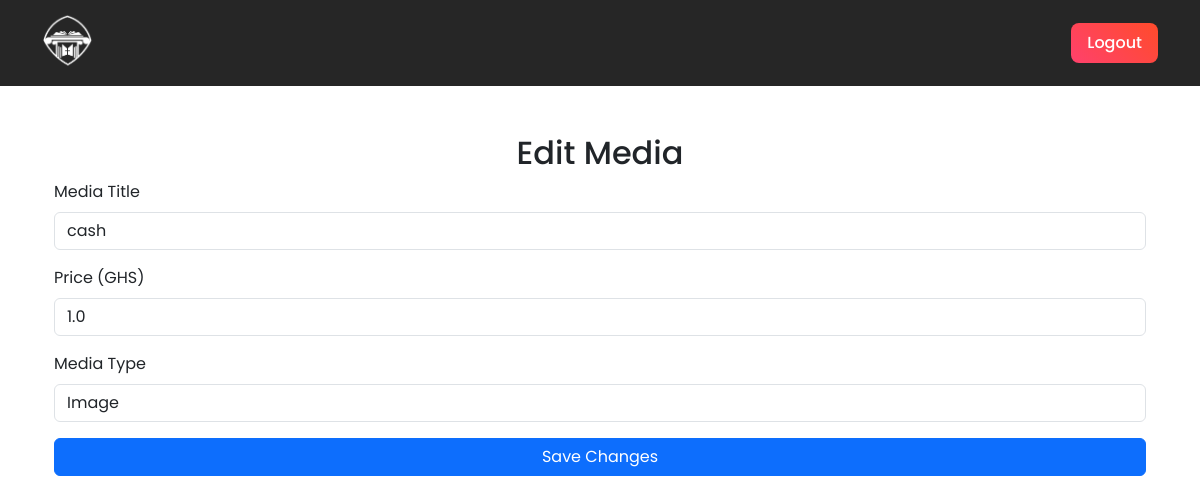
The page /edit_media/2 (signed in) on the database as committed earlier.
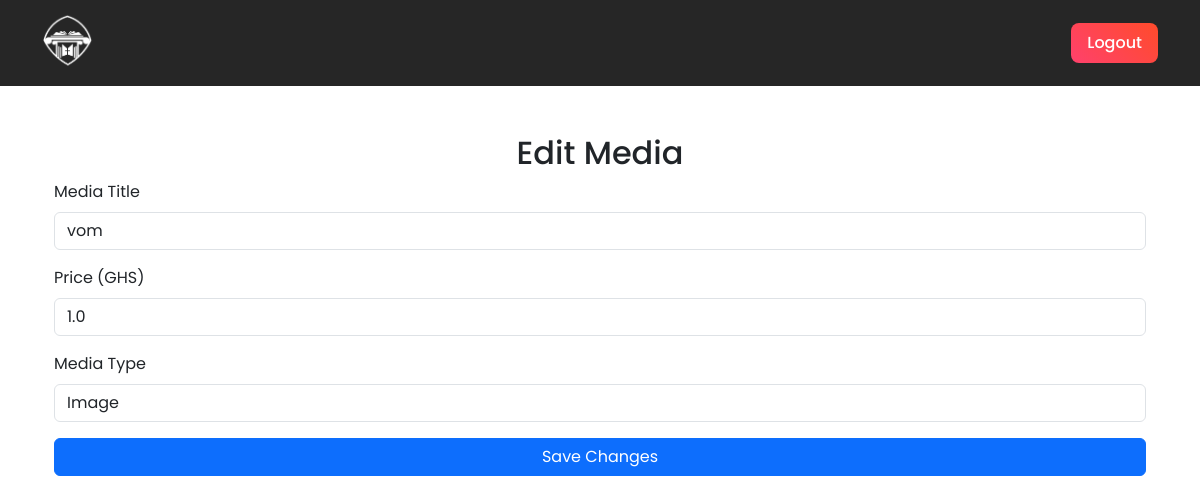
The same page on the database as committed later.
### models.py (models this page shows)
class Media(db.Model):  # ✅ Supports images, audio, and video
    id = db.Column(db.Integer, primary_key=True)
    title = db.Column(db.String(100), nullable=False)
    filename = db.Column(db.String(255), unique=True, nullable=False)
    media_type = db.Column(db.String(10), nullable=False)  # ✅ "image", "audio", "video"
    price = db.Column(db.Float, nullable=False)

### routes.py (the view, shortened to what this page needs)
@app_routes.route("/edit_media/<int:media_id>", methods=["GET", "POST"])
@login_required
def edit_media(media_id):
    media = Media.query.get_or_404(media_id)
    return render_template("edit_media.html", media=media)

### app.py (called while the page is built)
@login_manager.user_loader
def load_user(user_id):
    return User.query.get(int(user_id))  # ✅ Load users from the database

### templates/edit_media.html (shortened to what this page needs)
{% extends "base.html" %}
{% block content %}
<div class="container mt-5">
    <h2 class="text-center">Edit Media</h2>
    <form method="POST">
        <div class="mb-3">
            <label class="form-label">Media Title</label>
            <input type="text" name="title" value="{{ media.title }}" class="form-control" required>
        </div>
        <div class="mb-3">
            <label class="form-label">Price (GHS)</label>
            <input type="number" name="price" value="{{ media.price }}" class="form-control" required>
        </div>
        <div class="mb-3">
            <label class="form-label">Media Type</label>
            <select name="media_type" class="form-control" required>
                <option value="image" {% if media.media_type == "image" %}selected{% endif %}>Image</option>
            </select>
        </div>
        <button type="submit" class="btn btn-primary w-100">Save Changes</button>
    </form>
</div>
{% endblock %}

Rows that differ between the two databases and show on the page:
changed Media "Image": title "cash" → "vom"
